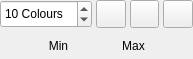
<?xml version="1.0" encoding="UTF-8"?>
<ui version="4.0">
 <class>ColourMappingWidget</class>
 <widget class="QWidget" name="ColourMappingWidget">
  <property name="geometry">
   <rect>
    <x>0</x>
    <y>0</y>
    <width>193</width>
    <height>59</height>
   </rect>
  </property>
  <property name="windowTitle">
   <string>Form</string>
  </property>
  <layout class="QVBoxLayout" name="verticalLayout">
   <property name="spacing">
    <number>4</number>
   </property>
   <property name="leftMargin">
    <number>0</number>
   </property>
   <property name="topMargin">
    <number>0</number>
   </property>
   <property name="rightMargin">
    <number>0</number>
   </property>
   <property name="bottomMargin">
    <number>0</number>
   </property>
   <item>
    <layout class="QHBoxLayout" name="coloursLayout">
     <item>
      <widget class="QSpinBox" name="numColoursSpinBox">
       <property name="sizePolicy">
        <sizepolicy hsizetype="Fixed" vsizetype="Fixed">
         <horstretch>0</horstretch>
         <verstretch>0</verstretch>
        </sizepolicy>
       </property>
       <property name="minimumSize">
        <size>
         <width>0</width>
         <height>0</height>
        </size>
       </property>
       <property name="maximumSize">
        <size>
         <width>100</width>
         <height>40</height>
        </size>
       </property>
       <property name="suffix">
        <string> Colours</string>
       </property>
       <property name="prefix">
        <string/>
       </property>
       <property name="minimum">
        <number>2</number>
       </property>
       <property name="maximum">
        <number>256</number>
       </property>
       <property name="value">
        <number>10</number>
       </property>
      </widget>
     </item>
     <item>
      <widget class="QPushButton" name="minColourButton">
       <property name="sizePolicy">
        <sizepolicy hsizetype="Fixed" vsizetype="Fixed">
         <horstretch>0</horstretch>
         <verstretch>0</verstretch>
        </sizepolicy>
       </property>
       <property name="minimumSize">
        <size>
         <width>25</width>
         <height>25</height>
        </size>
       </property>
       <property name="maximumSize">
        <size>
         <width>100</width>
         <height>40</height>
        </size>
       </property>
       <property name="text">
        <string/>
       </property>
      </widget>
     </item>
     <item>
      <widget class="QPushButton" name="midColourButton">
       <property name="sizePolicy">
        <sizepolicy hsizetype="Fixed" vsizetype="Fixed">
         <horstretch>0</horstretch>
         <verstretch>0</verstretch>
        </sizepolicy>
       </property>
       <property name="minimumSize">
        <size>
         <width>25</width>
         <height>25</height>
        </size>
       </property>
       <property name="maximumSize">
        <size>
         <width>100</width>
         <height>40</height>
        </size>
       </property>
       <property name="sizeIncrement">
        <size>
         <width>0</width>
         <height>0</height>
        </size>
       </property>
       <property name="text">
        <string/>
       </property>
       <property name="flat">
        <bool>false</bool>
       </property>
      </widget>
     </item>
     <item>
      <widget class="QPushButton" name="maxColourButton">
       <property name="sizePolicy">
        <sizepolicy hsizetype="Fixed" vsizetype="Fixed">
         <horstretch>0</horstretch>
         <verstretch>0</verstretch>
        </sizepolicy>
       </property>
       <property name="minimumSize">
        <size>
         <width>25</width>
         <height>25</height>
        </size>
       </property>
       <property name="maximumSize">
        <size>
         <width>100</width>
         <height>40</height>
        </size>
       </property>
       <property name="text">
        <string/>
       </property>
      </widget>
     </item>
    </layout>
   </item>
   <item>
    <layout class="QHBoxLayout" name="sliderLayout">
     <item>
      <widget class="QLabel" name="minLabel">
       <property name="minimumSize">
        <size>
         <width>0</width>
         <height>25</height>
        </size>
       </property>
       <property name="maximumSize">
        <size>
         <width>25</width>
         <height>40</height>
        </size>
       </property>
       <property name="text">
        <string>Min</string>
       </property>
       <property name="alignment">
        <set>Qt::AlignCenter</set>
       </property>
      </widget>
     </item>
     <item>
      <layout class="QVBoxLayout" name="colourRangeSliderLayout">
       <property name="spacing">
        <number>0</number>
       </property>
      </layout>
     </item>
     <item>
      <widget class="QLabel" name="maxLabel">
       <property name="minimumSize">
        <size>
         <width>0</width>
         <height>25</height>
        </size>
       </property>
       <property name="maximumSize">
        <size>
         <width>25</width>
         <height>40</height>
        </size>
       </property>
       <property name="text">
        <string>Max</string>
       </property>
       <property name="alignment">
        <set>Qt::AlignCenter</set>
       </property>
      </widget>
     </item>
    </layout>
   </item>
  </layout>
 </widget>
 <resources/>
 <connections/>
</ui>
